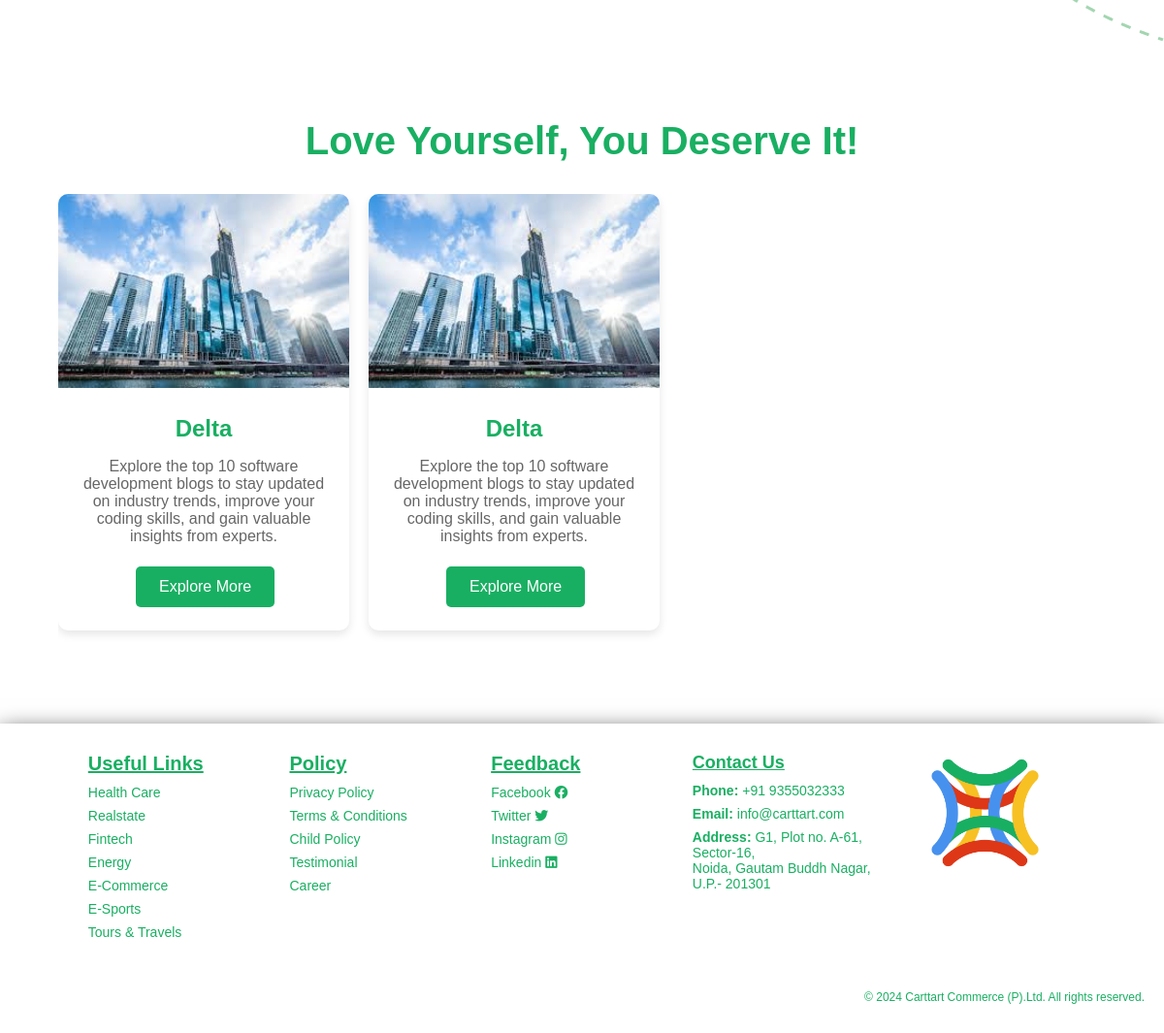
The app's page /healthcare (lower part), older data.
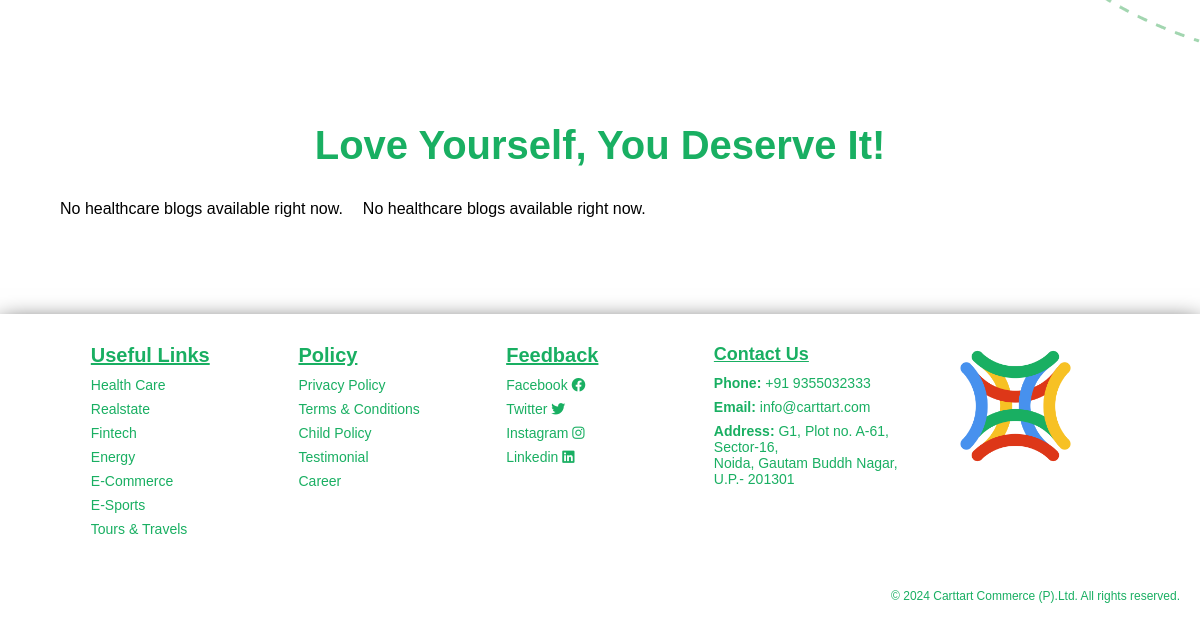
The same page, newer data.
### blog/models.py (models this page shows, shortened)
class Blog(models.Model):
    BLOG_TYPE_CHOICES = [
        ('commerce', 'commerce'),
        ('energy', 'energy'),
        ('esports', 'esports'),
        ('fintech', 'fintech'),
        ('healthcare', 'healthcare'),
        ('realestate', 'realestate'),
        ('tour', 'tour'),
    ]
    title = models.CharField(max_length=255)
    slug = models.SlugField(unique=False, blank=True)
    image = models.ImageField(upload_to="blog/images/blog_images")
    content = models.TextField()
    short_description = models.CharField(max_length=200, blank=True, null=True)
    category = models.CharField(max_length=100)
    published_date = models.DateTimeField(auto_now_add=True)
    author = models.CharField(max_length=100, default="Unknown Author")
    author_description = models.TextField(default="No description available.")
    author_image = models.ImageField(
    upload_to='blog/images/author_images/',
    default='blog/images/author_images/default_author_image.png',
    blank=True, null=True
    )
    active = models.BooleanField(default=True)
    tags = models.ManyToManyField(Tag, blank=True)
    blog_type = models.CharField(
        max_length=20, choices=BLOG_TYPE_CHOICES, default='healthcare'
    )  # Default value corrected
    def __str__(self):
        return self.title

### Healthcare/views.py (the view)
# urls.py: path('', views.serviceHealthcare, name='healthcare'),  # Map the 'healthcare/' URL to the healthcare view function
def serviceHealthcare(request):
    blogs = Blog.objects.filter(active=True, blog_type='healthcare').order_by("-published_date")
    print("Blogs fetched:", blogs)  # This will help you check if the queryset is empty or has data
    if not blogs:
        return render(request, "healthcare.html", {"message": "No healthcare blogs found."})
    for blog in blogs:
        if not blog.slug or not slugify(blog.slug):
            blog.slug = slugify(blog.title)
            blog.save()
    return render(request, "healthcare.html", {"blogs": blogs})

### Healthcare/templates/healthcare.html (shortened to what this page needs)
{% extends 'base.html' %}
{% load static %}
{% block content %}
<link rel="stylesheet" href="{% static 'css/healthcare.css' %}" />
  <main id="content">
    <section class="bakgground">
    </section>
  </main>
<div class="latest-card">
  <div class="Scroll">
      <h2>Love Yourself, You Deserve It!</h2>
      <div class="card-grid">
        {% for blog in blogs %}
        <div class="card {% if forloop.first %}active{% endif %}">
            {% if blog.image %}
                <img src="{{ blog.image.url }}" alt="{{ blog.title }}" />
            {% else %}
                <img src="{% static 'images/blog_images/default_blog_image.jpg' %}" alt="{{ blog.title }}" />
            {% endif %}
            <div class="card-content">
                <h3>{{ blog.title }}</h3>
                <p>{{ blog.short_description|default:blog.content|truncatewords:30|safe }}</p>
            </div>
            <a href="{% url 'healthcare_blog_detail' blog.slug %}" class="read-more">Explore More</a>
        </div>
      {% empty %}
          <p>No healthcare blogs available right now.</p>
      {% endfor %}
      </div>
  </div>
</div>
{% endblock content %}

Row changes from the older to the newer data that the page shows:
no longer on this page (row edited): Blog: image (picture), title "Delta", short_description "Explore the top 10 software development blogs to stay updated on industry trends, improve your coding skills, and gain valuable insights from experts."
Text that changed along with them:
text now shown: "No healthcare blogs available right now."
